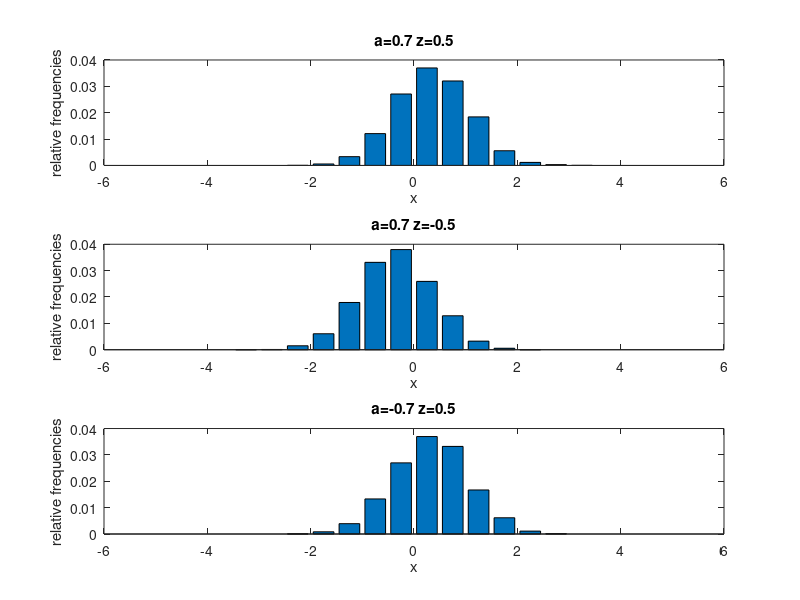

The MATLAB source for this figure:
N=100000;
x=randn(1,N);
y=randn(1,N);
a=[0.7,-0.7];
z_1=a(1)*x+sqrt(1-a(1)^2)*y;
z_2=a(2)*x+sqrt(1-a(2)^2)*y;
figure(1);
z1_fix=0.5;
z2_fix=-0.5;
z_tole=0.1;
j=1;
x_select=zeros(1);
for i=1:N
    if (z_1(i)<z1_fix+z_tole) && (z_1(i)>z1_fix-z_tole)
        x_select(j)=x(i);
        j=j+1;
    end
end
figure(1);
subplot(3,1,1);
bins=-4.25:0.5:4.25;
[yvalues,xvalues]=hist(x_select,bins);
yvalues=yvalues/(N*0.5);
bar(xvalues,yvalues);
xlabel('x');
ylabel('relative frequencies');
title('a=0.7 z=0.5');

j=1;
for i=1:N
    if (z_1(i)<z2_fix+z_tole) && (z_1(i)>z2_fix-z_tole)
        x_select(j)=x(i);
        j=j+1;
    end
end
subplot(3,1,2);
bins=-4.25:0.5:4.25;
[yvalues,xvalues]=hist(x_select,bins);
yvalues=yvalues/(N*0.5);
bar(xvalues,yvalues);
xlabel('x');
ylabel('relative frequencies');
title('a=0.7 z=-0.5');

subplot(3,1,3);
j=1;
for i=1:N
    if (z_2(i)<z2_fix+z_tole) && (z_2(i)>z2_fix-z_tole)
        x_select(j)=x(i);
        j=j+1;
    end
end
bins=-4.25:0.5:4.25;
[yvalues,xvalues]=hist(x_select,bins);
yvalues=yvalues/(N*0.5);
bar(xvalues,yvalues);
xlabel('x');
ylabel('relative frequencies');
title('a=-0.7 z=0.5');
% it can be observed that when z=0.5, the conditional distribution of x
% shifts right compared with the normal one, however when z=-0.5, it shifts
% left. But the conditional distribution of x remains the same when a
% changes its sign. It can be concluded that variable z contains
% information about variable x, hence correlation means that one variable
% holds information about the other.